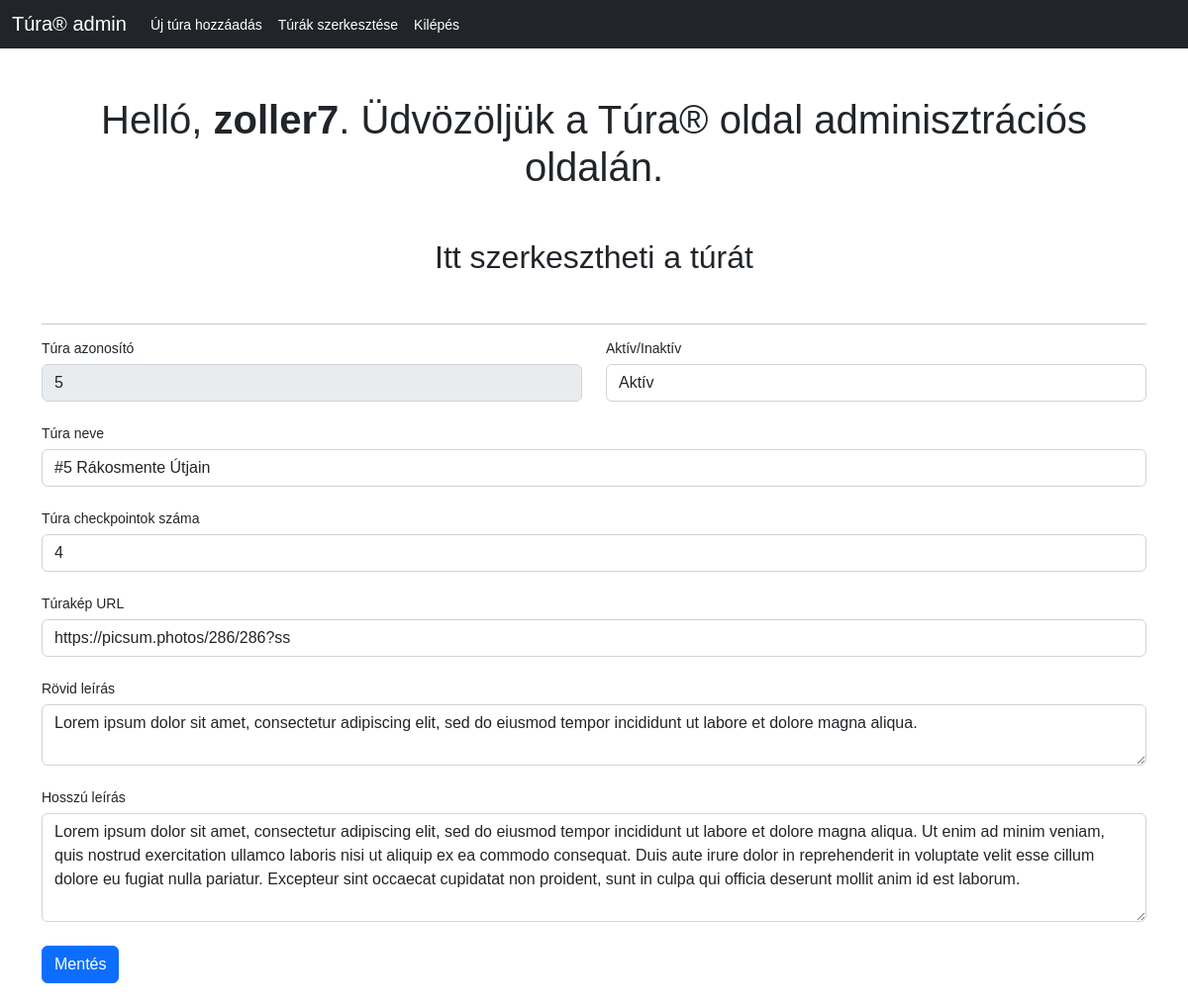
The app's page /admin/edit-trip.php?id=5 (signed in) with its own data.
### tables this page shows
CREATE TABLE `trips` (
  `trip_id` int(11) NOT NULL AUTO_INCREMENT,
  `trip_active` tinyint(1) DEFAULT NULL,
  `trip_name` varchar(50) NOT NULL,
  `trip_checkpoints` int(11) NOT NULL,
  `trip_pic` varchar(80) NOT NULL,
  `trip_shortdesc` varchar(256) NOT NULL,
  `trip_longdesc` varchar(1024) NOT NULL,
  `created_at` datetime DEFAULT current_timestamp(),
  PRIMARY KEY (`trip_id`)
);

### admin/edit-trip.php (the view, shortened to what this page needs)
<?php
$tripId = $_GET['id'];
$sql = 'SELECT * from trips WHERE trip_id=' . $tripId ;
$connection = mysqli_connect(DB_SERVER, DB_USERNAME, DB_PASSWORD, DB_NAME);
$result = mysqli_query($connection, $sql);
$trip =  mysqli_fetch_assoc($result);
?>
<!DOCTYPE html>
<html lang="en">
   <head>
      <link href="https://cdn.jsdelivr.net/npm/bootstrap@5.2.3/dist/css/bootstrap.min.css" rel="stylesheet"
>
   </head>
   <body>
      <?php include('../templates/admin-menu.php') ?>
      <div class="container">
        <h1 class="my-5">Helló,
            <b><?php echo htmlspecialchars($_SESSION["username"]); ?></b>. Üdvözöljük a Túra® oldal adminisztrációs oldalán.
        </h1>
        <h2 class="my-5">Itt szerkesztheti a túrát</h2>
        <hr>
        <form action="" method="POST">
            <div class="row mb-4">
                <div class="col">
                <div class="form-group">
                    <label class="form-label" for="trip_id">Túra azonosító</label>
                    <input type="text" name="trip_id" id="trip_id" class="form-control" value="<?php print($trip["trip_id"]);?>" disabled />
                </div>
                </div>
                <div class="col">
                <div class="form-group">
                    <label class="form-label" for="trip_active">Aktív/Inaktív</label>
                    <select class="form-control" name="trip_active" id="trip_active">
                        <option value="1" <?php print ($trip["trip_active"] === '1') ? "selected" : ""; ?> id="trip_active-0">Aktív</option>
                    </select>
                </div>
                </div>
            </div>
            <div class="form-group mb-4">
                <label class="form-label" for="trip_name">Túra neve</label>
                <input type="text" name="trip_name" id="trip_name" class="form-control" value="<?php print($trip["trip_name"]);?>" />
            </div>
                <div class="form-group mb-4">
                <label class="form-label" for="trip_checkpoints">Túra checkpointok száma</label>
                <input type="number" name="trip_checkpoints" id="trip_checkpoints" min="1" max="10" step="1" class="form-control" value="<?php print($trip["trip_checkpoints"]);?>" />
            </div>
            <div class="form-group mb-4">
                <label class="form-label" for="trip_pic">Túrakép URL</label>
                <input type="text" name="trip_pic" id="trip_pic" class="form-control" value="<?php print($trip["trip_pic"]);?>" />
            </div>
            <div class="form-group mb-4">
            <label class="form-label" for="trip_shortdesc">Rövid leírás</label>
                <textarea class="form-control" name="trip_shortdesc" id="trip_shortdesc" rows="2"><?php print($trip["trip_shortdesc"]);?></textarea>
            </div>
            <div class="form-group mb-4">
            <label class="form-label" for="trip_shortdesc">Hosszú leírás</label>
                <textarea class="form-control" name="trip_longdesc" id="trip_longdesc" rows="4"><?php print($trip["trip_longdesc"]);?></textarea>
            </div>
            <button type="submit" name="save_trip" class="btn btn-primary btn-block mb-4">Mentés</button>
        </form>
      </div>
   </body>
</html>

### admin/edit-trip.php (style rules this page uses)
body { font: 14px sans-serif; }
h1,h2 { text-align: center; }

### records on screen
trips: trip_id "5", trip_active "Aktív", trip_name "#5 Rákosmente Útjain", trip_checkpoints "4", trip_pic "https://picsum.photos/286/286?ss", trip_shortdesc "Lorem ipsum dolor sit amet, consectetur adipiscing elit, sed do eiusmod tempor incididunt ut labore et dolore magna aliqua.", trip_longdesc "Lorem ipsum dolor sit amet, consectetur adipiscing elit, sed do eiusmod tempor incididunt ut labore et dolore magna aliqua. Ut enim ad minim veniam, quis nostrud exercitation ullamco laboris nisi ut aliquip ex ea commodo consequat. Duis aute irure dolor in reprehenderit in voluptate velit esse cillum dolore eu fugiat nulla pariatur. Excepteur sint occaecat cupidatat non proident, sunt in culpa qui officia deserunt mollit anim id est laborum."

### other values on screen
$_SESSION["username"] "zoller7"
